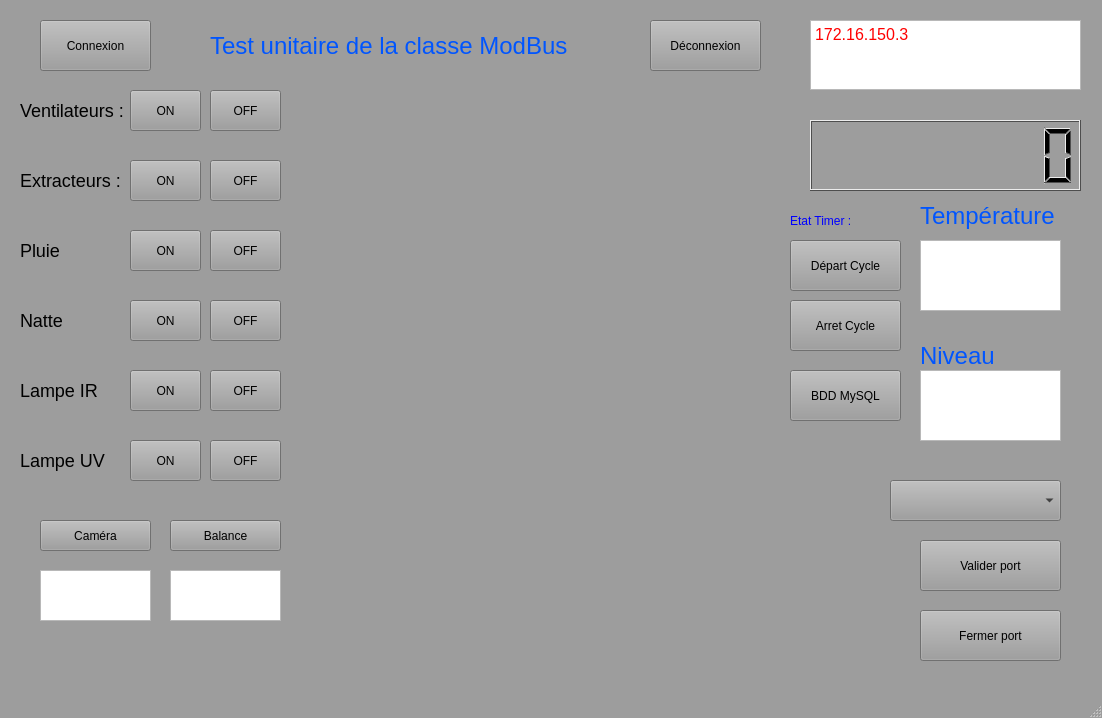
<?xml version="1.0" encoding="UTF-8"?>
<ui version="4.0">
 <class>MainWindow</class>
 <widget class="QMainWindow" name="MainWindow">
  <property name="geometry">
   <rect>
    <x>0</x>
    <y>0</y>
    <width>1102</width>
    <height>718</height>
   </rect>
  </property>
  <property name="palette">
   <palette>
    <active>
     <colorrole role="WindowText">
      <brush brushstyle="SolidPattern">
       <color alpha="255">
        <red>0</red>
        <green>0</green>
        <blue>0</blue>
       </color>
      </brush>
     </colorrole>
     <colorrole role="Button">
      <brush brushstyle="SolidPattern">
       <color alpha="255">
        <red>157</red>
        <green>157</green>
        <blue>157</blue>
       </color>
      </brush>
     </colorrole>
     <colorrole role="Light">
      <brush brushstyle="SolidPattern">
       <color alpha="255">
        <red>236</red>
        <green>236</green>
        <blue>236</blue>
       </color>
      </brush>
     </colorrole>
     <colorrole role="Midlight">
      <brush brushstyle="SolidPattern">
       <color alpha="255">
        <red>196</red>
        <green>196</green>
        <blue>196</blue>
       </color>
      </brush>
     </colorrole>
     <colorrole role="Dark">
      <brush brushstyle="SolidPattern">
       <color alpha="255">
        <red>78</red>
        <green>78</green>
        <blue>78</blue>
       </color>
      </brush>
     </colorrole>
     <colorrole role="Mid">
      <brush brushstyle="SolidPattern">
       <color alpha="255">
        <red>105</red>
        <green>105</green>
        <blue>105</blue>
       </color>
      </brush>
     </colorrole>
     <colorrole role="Text">
      <brush brushstyle="SolidPattern">
       <color alpha="255">
        <red>0</red>
        <green>0</green>
        <blue>0</blue>
       </color>
      </brush>
     </colorrole>
     <colorrole role="BrightText">
      <brush brushstyle="SolidPattern">
       <color alpha="255">
        <red>255</red>
        <green>255</green>
        <blue>255</blue>
       </color>
      </brush>
     </colorrole>
     <colorrole role="ButtonText">
      <brush brushstyle="SolidPattern">
       <color alpha="255">
        <red>0</red>
        <green>0</green>
        <blue>0</blue>
       </color>
      </brush>
     </colorrole>
     <colorrole role="Base">
      <brush brushstyle="SolidPattern">
       <color alpha="255">
        <red>255</red>
        <green>255</green>
        <blue>255</blue>
       </color>
      </brush>
     </colorrole>
     <colorrole role="Window">
      <brush brushstyle="SolidPattern">
       <color alpha="255">
        <red>157</red>
        <green>157</green>
        <blue>157</blue>
       </color>
      </brush>
     </colorrole>
     <colorrole role="Shadow">
      <brush brushstyle="SolidPattern">
       <color alpha="255">
        <red>0</red>
        <green>0</green>
        <blue>0</blue>
       </color>
      </brush>
     </colorrole>
     <colorrole role="AlternateBase">
      <brush brushstyle="SolidPattern">
       <color alpha="255">
        <red>206</red>
        <green>206</green>
        <blue>206</blue>
       </color>
      </brush>
     </colorrole>
     <colorrole role="ToolTipBase">
      <brush brushstyle="SolidPattern">
       <color alpha="255">
        <red>255</red>
        <green>255</green>
        <blue>220</blue>
       </color>
      </brush>
     </colorrole>
     <colorrole role="ToolTipText">
      <brush brushstyle="SolidPattern">
       <color alpha="255">
        <red>0</red>
        <green>0</green>
        <blue>0</blue>
       </color>
      </brush>
     </colorrole>
     <colorrole role="PlaceholderText">
      <brush brushstyle="SolidPattern">
       <color alpha="128">
        <red>0</red>
        <green>0</green>
        <blue>0</blue>
       </color>
      </brush>
     </colorrole>
    </active>
    <inactive>
     <colorrole role="WindowText">
      <brush brushstyle="SolidPattern">
       <color alpha="255">
        <red>0</red>
        <green>0</green>
        <blue>0</blue>
       </color>
      </brush>
     </colorrole>
     <colorrole role="Button">
      <brush brushstyle="SolidPattern">
       <color alpha="255">
        <red>157</red>
        <green>157</green>
        <blue>157</blue>
       </color>
      </brush>
     </colorrole>
     <colorrole role="Light">
      <brush brushstyle="SolidPattern">
       <color alpha="255">
        <red>236</red>
        <green>236</green>
        <blue>236</blue>
       </color>
      </brush>
     </colorrole>
     <colorrole role="Midlight">
      <brush brushstyle="SolidPattern">
       <color alpha="255">
        <red>196</red>
        <green>196</green>
        <blue>196</blue>
       </color>
      </brush>
     </colorrole>
     <colorrole role="Dark">
      <brush brushstyle="SolidPattern">
       <color alpha="255">
        <red>78</red>
        <green>78</green>
        <blue>78</blue>
       </color>
      </brush>
     </colorrole>
     <colorrole role="Mid">
      <brush brushstyle="SolidPattern">
       <color alpha="255">
        <red>105</red>
        <green>105</green>
        <blue>105</blue>
       </color>
      </brush>
     </colorrole>
     <colorrole role="Text">
      <brush brushstyle="SolidPattern">
       <color alpha="255">
        <red>0</red>
        <green>0</green>
        <blue>0</blue>
       </color>
      </brush>
     </colorrole>
     <colorrole role="BrightText">
      <brush brushstyle="SolidPattern">
       <color alpha="255">
        <red>255</red>
        <green>255</green>
        <blue>255</blue>
       </color>
      </brush>
     </colorrole>
     <colorrole role="ButtonText">
      <brush brushstyle="SolidPattern">
       <color alpha="255">
        <red>0</red>
        <green>0</green>
        <blue>0</blue>
       </color>
      </brush>
     </colorrole>
     <colorrole role="Base">
      <brush brushstyle="SolidPattern">
       <color alpha="255">
        <red>255</red>
        <green>255</green>
        <blue>255</blue>
       </color>
      </brush>
     </colorrole>
     <colorrole role="Window">
      <brush brushstyle="SolidPattern">
       <color alpha="255">
        <red>157</red>
        <green>157</green>
        <blue>157</blue>
       </color>
      </brush>
     </colorrole>
     <colorrole role="Shadow">
      <brush brushstyle="SolidPattern">
       <color alpha="255">
        <red>0</red>
        <green>0</green>
        <blue>0</blue>
       </color>
      </brush>
     </colorrole>
     <colorrole role="AlternateBase">
      <brush brushstyle="SolidPattern">
       <color alpha="255">
        <red>206</red>
        <green>206</green>
        <blue>206</blue>
       </color>
      </brush>
     </colorrole>
     <colorrole role="ToolTipBase">
      <brush brushstyle="SolidPattern">
       <color alpha="255">
        <red>255</red>
        <green>255</green>
        <blue>220</blue>
       </color>
      </brush>
     </colorrole>
     <colorrole role="ToolTipText">
      <brush brushstyle="SolidPattern">
       <color alpha="255">
        <red>0</red>
        <green>0</green>
        <blue>0</blue>
       </color>
      </brush>
     </colorrole>
     <colorrole role="PlaceholderText">
      <brush brushstyle="SolidPattern">
       <color alpha="128">
        <red>0</red>
        <green>0</green>
        <blue>0</blue>
       </color>
      </brush>
     </colorrole>
    </inactive>
    <disabled>
     <colorrole role="WindowText">
      <brush brushstyle="SolidPattern">
       <color alpha="255">
        <red>78</red>
        <green>78</green>
        <blue>78</blue>
       </color>
      </brush>
     </colorrole>
     <colorrole role="Button">
      <brush brushstyle="SolidPattern">
       <color alpha="255">
        <red>157</red>
        <green>157</green>
        <blue>157</blue>
       </color>
      </brush>
     </colorrole>
     <colorrole role="Light">
      <brush brushstyle="SolidPattern">
       <color alpha="255">
        <red>236</red>
        <green>236</green>
        <blue>236</blue>
       </color>
      </brush>
     </colorrole>
     <colorrole role="Midlight">
      <brush brushstyle="SolidPattern">
       <color alpha="255">
        <red>196</red>
        <green>196</green>
        <blue>196</blue>
       </color>
      </brush>
     </colorrole>
     <colorrole role="Dark">
      <brush brushstyle="SolidPattern">
       <color alpha="255">
        <red>78</red>
        <green>78</green>
        <blue>78</blue>
       </color>
      </brush>
     </colorrole>
     <colorrole role="Mid">
      <brush brushstyle="SolidPattern">
       <color alpha="255">
        <red>105</red>
        <green>105</green>
        <blue>105</blue>
       </color>
      </brush>
     </colorrole>
     <colorrole role="Text">
      <brush brushstyle="SolidPattern">
       <color alpha="255">
        <red>78</red>
        <green>78</green>
        <blue>78</blue>
       </color>
      </brush>
     </colorrole>
     <colorrole role="BrightText">
      <brush brushstyle="SolidPattern">
       <color alpha="255">
        <red>255</red>
        <green>255</green>
        <blue>255</blue>
       </color>
      </brush>
     </colorrole>
     <colorrole role="ButtonText">
      <brush brushstyle="SolidPattern">
       <color alpha="255">
        <red>78</red>
        <green>78</green>
        <blue>78</blue>
       </color>
      </brush>
     </colorrole>
     <colorrole role="Base">
      <brush brushstyle="SolidPattern">
       <color alpha="255">
        <red>157</red>
        <green>157</green>
        <blue>157</blue>
       </color>
      </brush>
     </colorrole>
     <colorrole role="Window">
      <brush brushstyle="SolidPattern">
       <color alpha="255">
        <red>157</red>
        <green>157</green>
        <blue>157</blue>
       </color>
      </brush>
     </colorrole>
     <colorrole role="Shadow">
      <brush brushstyle="SolidPattern">
       <color alpha="255">
        <red>0</red>
        <green>0</green>
        <blue>0</blue>
       </color>
      </brush>
     </colorrole>
     <colorrole role="AlternateBase">
      <brush brushstyle="SolidPattern">
       <color alpha="255">
        <red>157</red>
        <green>157</green>
        <blue>157</blue>
       </color>
      </brush>
     </colorrole>
     <colorrole role="ToolTipBase">
      <brush brushstyle="SolidPattern">
       <color alpha="255">
        <red>255</red>
        <green>255</green>
        <blue>220</blue>
       </color>
      </brush>
     </colorrole>
     <colorrole role="ToolTipText">
      <brush brushstyle="SolidPattern">
       <color alpha="255">
        <red>0</red>
        <green>0</green>
        <blue>0</blue>
       </color>
      </brush>
     </colorrole>
     <colorrole role="PlaceholderText">
      <brush brushstyle="SolidPattern">
       <color alpha="128">
        <red>0</red>
        <green>0</green>
        <blue>0</blue>
       </color>
      </brush>
     </colorrole>
    </disabled>
   </palette>
  </property>
  <property name="windowTitle">
   <string>MainWindow</string>
  </property>
  <widget class="QWidget" name="centralwidget">
   <widget class="QLabel" name="titre">
    <property name="geometry">
     <rect>
      <x>210</x>
      <y>30</y>
      <width>371</width>
      <height>31</height>
     </rect>
    </property>
    <property name="styleSheet">
     <string notr="true">font:24px;
color: rgb(0, 85, 255);</string>
    </property>
    <property name="text">
     <string>Test unitaire de la classe ModBus</string>
    </property>
   </widget>
   <widget class="QPushButton" name="connexion">
    <property name="geometry">
     <rect>
      <x>40</x>
      <y>20</y>
      <width>111</width>
      <height>51</height>
     </rect>
    </property>
    <property name="text">
     <string>Connexion</string>
    </property>
   </widget>
   <widget class="QPushButton" name="ventilateurs_on">
    <property name="geometry">
     <rect>
      <x>130</x>
      <y>90</y>
      <width>71</width>
      <height>41</height>
     </rect>
    </property>
    <property name="text">
     <string>ON</string>
    </property>
   </widget>
   <widget class="QTextEdit" name="textEdit">
    <property name="geometry">
     <rect>
      <x>920</x>
      <y>240</y>
      <width>141</width>
      <height>71</height>
     </rect>
    </property>
    <property name="styleSheet">
     <string notr="true">font:24px;
color: rgb(255, 0, 0);</string>
    </property>
   </widget>
   <widget class="QLabel" name="titre_2">
    <property name="geometry">
     <rect>
      <x>920</x>
      <y>200</y>
      <width>151</width>
      <height>31</height>
     </rect>
    </property>
    <property name="styleSheet">
     <string notr="true">font:24px;
color: rgb(0, 85, 255);</string>
    </property>
    <property name="text">
     <string>Température</string>
    </property>
   </widget>
   <widget class="QPushButton" name="deconnexion">
    <property name="geometry">
     <rect>
      <x>650</x>
      <y>20</y>
      <width>111</width>
      <height>51</height>
     </rect>
    </property>
    <property name="text">
     <string>Déconnexion</string>
    </property>
   </widget>
   <widget class="QLabel" name="titre_3">
    <property name="geometry">
     <rect>
      <x>920</x>
      <y>340</y>
      <width>91</width>
      <height>31</height>
     </rect>
    </property>
    <property name="styleSheet">
     <string notr="true">font:24px;
color: rgb(0, 85, 255);</string>
    </property>
    <property name="text">
     <string>Niveau</string>
    </property>
   </widget>
   <widget class="QTextEdit" name="textEdit_2">
    <property name="geometry">
     <rect>
      <x>920</x>
      <y>370</y>
      <width>141</width>
      <height>71</height>
     </rect>
    </property>
    <property name="styleSheet">
     <string notr="true">font:24px;
color: rgb(255, 0, 0);</string>
    </property>
   </widget>
   <widget class="QLabel" name="titre_4">
    <property name="geometry">
     <rect>
      <x>20</x>
      <y>90</y>
      <width>111</width>
      <height>41</height>
     </rect>
    </property>
    <property name="styleSheet">
     <string notr="true">font:18px;</string>
    </property>
    <property name="text">
     <string>Ventilateurs :</string>
    </property>
   </widget>
   <widget class="QPushButton" name="ventilateurs_off">
    <property name="geometry">
     <rect>
      <x>210</x>
      <y>90</y>
      <width>71</width>
      <height>41</height>
     </rect>
    </property>
    <property name="text">
     <string>OFF</string>
    </property>
   </widget>
   <widget class="QPushButton" name="extracteurs_off">
    <property name="geometry">
     <rect>
      <x>210</x>
      <y>160</y>
      <width>71</width>
      <height>41</height>
     </rect>
    </property>
    <property name="text">
     <string>OFF</string>
    </property>
   </widget>
   <widget class="QPushButton" name="extracteurs_on">
    <property name="geometry">
     <rect>
      <x>130</x>
      <y>160</y>
      <width>71</width>
      <height>41</height>
     </rect>
    </property>
    <property name="text">
     <string>ON</string>
    </property>
   </widget>
   <widget class="QLabel" name="titre_5">
    <property name="geometry">
     <rect>
      <x>20</x>
      <y>160</y>
      <width>111</width>
      <height>41</height>
     </rect>
    </property>
    <property name="styleSheet">
     <string notr="true">font:18px;</string>
    </property>
    <property name="text">
     <string>Extracteurs :</string>
    </property>
   </widget>
   <widget class="QPushButton" name="pluie_off">
    <property name="geometry">
     <rect>
      <x>210</x>
      <y>230</y>
      <width>71</width>
      <height>41</height>
     </rect>
    </property>
    <property name="text">
     <string>OFF</string>
    </property>
   </widget>
   <widget class="QPushButton" name="pluie_on">
    <property name="geometry">
     <rect>
      <x>130</x>
      <y>230</y>
      <width>71</width>
      <height>41</height>
     </rect>
    </property>
    <property name="text">
     <string>ON</string>
    </property>
   </widget>
   <widget class="QLabel" name="titre_6">
    <property name="geometry">
     <rect>
      <x>20</x>
      <y>230</y>
      <width>111</width>
      <height>41</height>
     </rect>
    </property>
    <property name="styleSheet">
     <string notr="true">font:18px;</string>
    </property>
    <property name="text">
     <string>Pluie</string>
    </property>
   </widget>
   <widget class="QLabel" name="titre_7">
    <property name="geometry">
     <rect>
      <x>20</x>
      <y>300</y>
      <width>111</width>
      <height>41</height>
     </rect>
    </property>
    <property name="styleSheet">
     <string notr="true">font:18px;</string>
    </property>
    <property name="text">
     <string>Natte</string>
    </property>
   </widget>
   <widget class="QPushButton" name="natte_on">
    <property name="geometry">
     <rect>
      <x>130</x>
      <y>300</y>
      <width>71</width>
      <height>41</height>
     </rect>
    </property>
    <property name="text">
     <string>ON</string>
    </property>
   </widget>
   <widget class="QPushButton" name="natte_off">
    <property name="geometry">
     <rect>
      <x>210</x>
      <y>300</y>
      <width>71</width>
      <height>41</height>
     </rect>
    </property>
    <property name="text">
     <string>OFF</string>
    </property>
   </widget>
   <widget class="QLabel" name="titre_8">
    <property name="geometry">
     <rect>
      <x>20</x>
      <y>370</y>
      <width>111</width>
      <height>41</height>
     </rect>
    </property>
    <property name="styleSheet">
     <string notr="true">font:18px;</string>
    </property>
    <property name="text">
     <string>Lampe IR</string>
    </property>
   </widget>
   <widget class="QPushButton" name="ir_on">
    <property name="geometry">
     <rect>
      <x>130</x>
      <y>370</y>
      <width>71</width>
      <height>41</height>
     </rect>
    </property>
    <property name="text">
     <string>ON</string>
    </property>
   </widget>
   <widget class="QPushButton" name="ir_off">
    <property name="geometry">
     <rect>
      <x>210</x>
      <y>370</y>
      <width>71</width>
      <height>41</height>
     </rect>
    </property>
    <property name="text">
     <string>OFF</string>
    </property>
   </widget>
   <widget class="QLabel" name="titre_9">
    <property name="geometry">
     <rect>
      <x>20</x>
      <y>440</y>
      <width>111</width>
      <height>41</height>
     </rect>
    </property>
    <property name="styleSheet">
     <string notr="true">font:18px;</string>
    </property>
    <property name="text">
     <string>Lampe UV</string>
    </property>
   </widget>
   <widget class="QPushButton" name="uv_on">
    <property name="geometry">
     <rect>
      <x>130</x>
      <y>440</y>
      <width>71</width>
      <height>41</height>
     </rect>
    </property>
    <property name="text">
     <string>ON</string>
    </property>
   </widget>
   <widget class="QPushButton" name="uv_off">
    <property name="geometry">
     <rect>
      <x>210</x>
      <y>440</y>
      <width>71</width>
      <height>41</height>
     </rect>
    </property>
    <property name="text">
     <string>OFF</string>
    </property>
   </widget>
   <widget class="QPushButton" name="depart">
    <property name="geometry">
     <rect>
      <x>790</x>
      <y>240</y>
      <width>111</width>
      <height>51</height>
     </rect>
    </property>
    <property name="text">
     <string>Départ Cycle</string>
    </property>
   </widget>
   <widget class="QPushButton" name="arret">
    <property name="geometry">
     <rect>
      <x>790</x>
      <y>300</y>
      <width>111</width>
      <height>51</height>
     </rect>
    </property>
    <property name="text">
     <string>Arret Cycle</string>
    </property>
   </widget>
   <widget class="QTextEdit" name="textEdit_3">
    <property name="geometry">
     <rect>
      <x>810</x>
      <y>20</y>
      <width>271</width>
      <height>70</height>
     </rect>
    </property>
    <property name="styleSheet">
     <string notr="true">font:16px;
color: rgb(255, 0, 0);</string>
    </property>
    <property name="html">
     <string>&lt;!DOCTYPE HTML PUBLIC &quot;-//W3C//DTD HTML 4.0//EN&quot; &quot;http://www.w3.org/TR/REC-html40/strict.dtd&quot;&gt;
&lt;html&gt;&lt;head&gt;&lt;meta name=&quot;qrichtext&quot; content=&quot;1&quot; /&gt;&lt;style type=&quot;text/css&quot;&gt;
p, li { white-space: pre-wrap; }
&lt;/style&gt;&lt;/head&gt;&lt;body style=&quot; font-family:'MS Shell Dlg 2'; font-size:16px; font-weight:400; font-style:normal;&quot;&gt;
&lt;p style=&quot; margin-top:0px; margin-bottom:0px; margin-left:0px; margin-right:0px; -qt-block-indent:0; text-indent:0px;&quot;&gt;&lt;span style=&quot; font-family:'MS Shell Dlg 2'; font-size:16px;&quot;&gt;172.16.150.3&lt;/span&gt;&lt;/p&gt;&lt;/body&gt;&lt;/html&gt;</string>
    </property>
   </widget>
   <widget class="QLCDNumber" name="lcdNumber">
    <property name="geometry">
     <rect>
      <x>810</x>
      <y>120</y>
      <width>271</width>
      <height>71</height>
     </rect>
    </property>
    <property name="digitCount">
     <number>8</number>
    </property>
   </widget>
   <widget class="QComboBox" name="comboBox">
    <property name="geometry">
     <rect>
      <x>890</x>
      <y>480</y>
      <width>171</width>
      <height>41</height>
     </rect>
    </property>
   </widget>
   <widget class="QPushButton" name="port_button">
    <property name="geometry">
     <rect>
      <x>920</x>
      <y>540</y>
      <width>141</width>
      <height>51</height>
     </rect>
    </property>
    <property name="text">
     <string>Valider port</string>
    </property>
   </widget>
   <widget class="QPushButton" name="camera_button">
    <property name="geometry">
     <rect>
      <x>40</x>
      <y>520</y>
      <width>111</width>
      <height>31</height>
     </rect>
    </property>
    <property name="text">
     <string>Caméra</string>
    </property>
   </widget>
   <widget class="QPushButton" name="balance_button">
    <property name="geometry">
     <rect>
      <x>170</x>
      <y>520</y>
      <width>111</width>
      <height>31</height>
     </rect>
    </property>
    <property name="text">
     <string>Balance</string>
    </property>
   </widget>
   <widget class="QPushButton" name="port_button_close">
    <property name="geometry">
     <rect>
      <x>920</x>
      <y>610</y>
      <width>141</width>
      <height>51</height>
     </rect>
    </property>
    <property name="text">
     <string>Fermer port</string>
    </property>
   </widget>
   <widget class="QTextEdit" name="textEdit_cam">
    <property name="geometry">
     <rect>
      <x>40</x>
      <y>570</y>
      <width>111</width>
      <height>51</height>
     </rect>
    </property>
    <property name="styleSheet">
     <string notr="true">font:16px;
color: rgb(255, 0, 0);</string>
    </property>
   </widget>
   <widget class="QTextEdit" name="textEdit_balance">
    <property name="geometry">
     <rect>
      <x>170</x>
      <y>570</y>
      <width>111</width>
      <height>51</height>
     </rect>
    </property>
    <property name="styleSheet">
     <string notr="true">font:16px;
color: rgb(255, 0, 0);</string>
    </property>
   </widget>
   <widget class="QLabel" name="label_etat_timer">
    <property name="geometry">
     <rect>
      <x>790</x>
      <y>200</y>
      <width>121</width>
      <height>41</height>
     </rect>
    </property>
    <property name="styleSheet">
     <string notr="true">color: rgb(0, 0, 255);
font: 12px;</string>
    </property>
    <property name="text">
     <string>Etat Timer :</string>
    </property>
   </widget>
   <widget class="QPushButton" name="bdd_archivage">
    <property name="geometry">
     <rect>
      <x>790</x>
      <y>370</y>
      <width>111</width>
      <height>51</height>
     </rect>
    </property>
    <property name="text">
     <string>BDD MySQL</string>
    </property>
   </widget>
  </widget>
  <widget class="QMenuBar" name="menubar">
   <property name="geometry">
    <rect>
     <x>0</x>
     <y>0</y>
     <width>1102</width>
     <height>20</height>
    </rect>
   </property>
  </widget>
  <widget class="QStatusBar" name="statusbar"/>
 </widget>
 <resources/>
 <connections/>
</ui>
